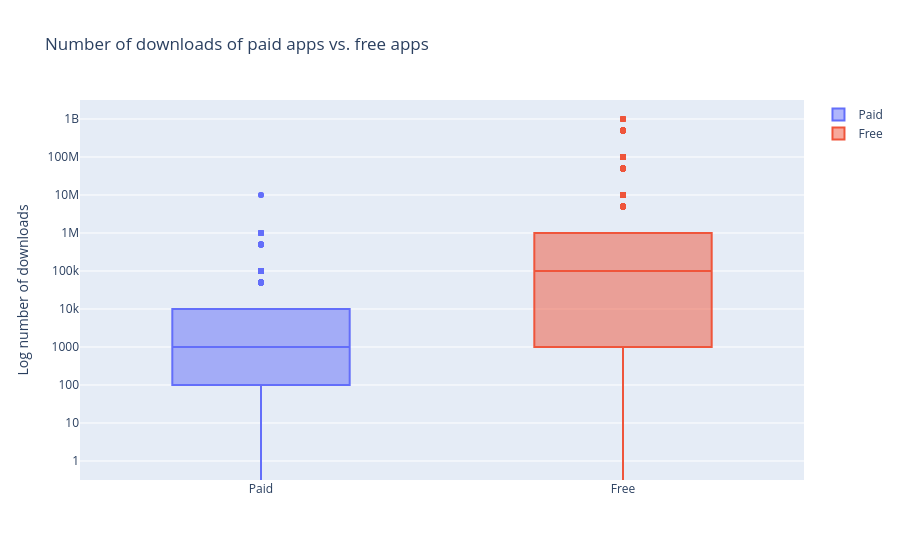

Write notebook code for a chart like this one.
### Code cell
#Popularity of paid apps vs free apps
trace0 = go.Box(
    # Data for paid apps
    y = apps_df[apps_df['Type'] == 'Paid']['Installs'],
    name = 'Paid'
)

trace1 = go.Box(
    # Data for free apps
    y = apps_df[apps_df['Type'] == 'Free']['Installs'],
    name = 'Free'
)

layout = go.Layout(
    title = "Number of downloads of paid apps vs. free apps",
    yaxis = dict(title = "Log number of downloads",
                type = 'log',
                autorange = True)
)

# Add trace0 and trace1 to a list for plotting
data = [trace0, trace1]
plotly.offline.iplot({'data': data, 'layout': layout})

### Figure 1 — Plotly figure (JSON) as saved in the notebook; plotly's stock layout.template omitted (floating-point values rounded to 4 significant figures; data arrays with more than 128 entries replaced by an {"elided": "..."} marker saying what was removed)
{"data": [{"name": "Paid", "type": "box", "y": {"elided": "756 int values"}}, {"name": "Free", "type": "box", "y": {"elided": "8903 int values"}}], "layout": {"autosize": true, "title": {"text": "Number of downloads of paid apps vs. free apps"}, "xaxis": {"autorange": true, "range": [-0.5, 1.5], "type": "category"}, "yaxis": {"autorange": true, "range": [-0.5, 9.5], "title": {"text": "Log number of downloads"}, "type": "log"}}}
